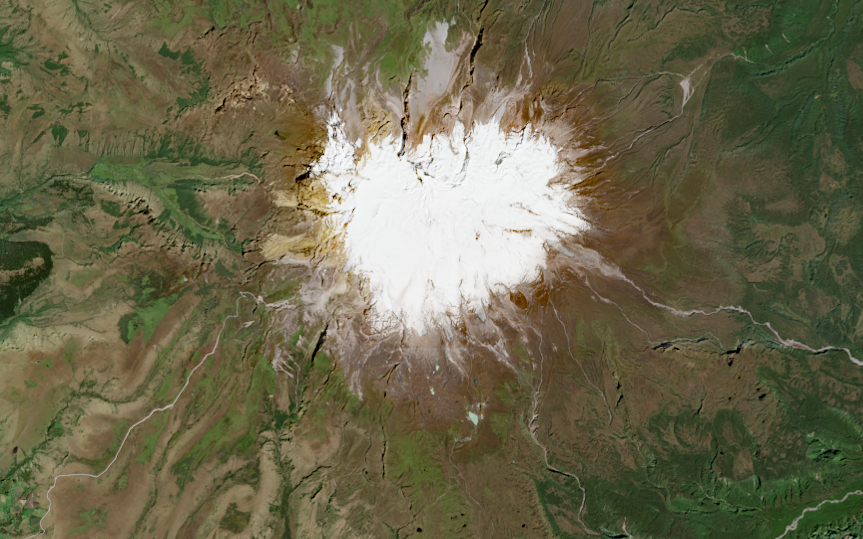
#> input picture Semana3/Data/cayambe.tif, 863 x 539 px, given as the content of the folder H:/MaestriaUIDE/final_1/Data_1, which was not available
$ jupyter execute TareaFinalMetodo1.ipynb   (older library calls are emulated)   (text cells are left out)
#> lines starting #> are read from the running program, lines starting #| are printed output that depends on the picture; after the words box and inside, x2 and y2 are one past the last pixel; in counts of white or black regions, pixels touching at a corner belong together; pictures that were not available may be replaced by others from this repository, and a replacement may not be noted
[cell 1]
# ============================================================
# IMPORTACIÓN DE LIBRERÍAS
# ============================================================

import os
import time
import csv
import cv2
import numpy as np
from glob import glob
import matplotlib.pyplot as plt

[cell 2]
# Directorio de imágenes de entrenamiento
TRAIN_DIR = r"H:\MaestriaUIDE\final_1\Data_1"

# Directorio de imágenes de prueba
TEST_DIR  = r"H:\MaestriaUIDE\final_1\Data"

# Carpeta donde se guardarán los resultados
OUT_DIR   = r"H:\MaestriaUIDE\final_1\out_kmeans_metodo1"

[cell 3]
K = 4                # Número de clusters que se usarán en K-means
ROI_SCALE = 0.5      # Escala para reducir tamaño en watershed (acelera proceso)

MAX_SAMPLES = 500_000   # Máximo total de píxeles para entrenar
PER_IMAGE_CAP = 8_000   # Máximo número de píxeles por imagen
SEED = 42               # Semilla para reproducibilidad

[cell 4]
KMEANS_ATTEMPTS = 3   # Número de veces que se ejecuta K-means
KMEANS_MAXITER = 40   # Máximo número de iteraciones
KMEANS_EPS = 0.5      # Criterio de convergencia

[cell 5]
SHOW_EXAMPLES = 2  # Número de imágenes de ejemplo a mostrar
os.makedirs(OUT_DIR, exist_ok=True)  # Crear carpeta si no existe

[cell 6]
def list_imgs(folder):
    # Busca imágenes con diferentes extensiones
    return sorted(
        glob(os.path.join(folder, "*.tif")) +
        glob(os.path.join(folder, "*.tiff")) +
        glob(os.path.join(folder, "*.png")) +
        glob(os.path.join(folder, "*.jpg")) +
        glob(os.path.join(folder, "*.jpeg"))
    )

[cell 7]
def to_uint8_gray(img):
    if img is None:
        return None

    # Si la imagen es a color la convierte a escala de grises
    if len(img.shape) == 3:
        img = cv2.cvtColor(img, cv2.COLOR_BGR2GRAY)

    # Si no es uint8 la normaliza al rango [0,255]
    if img.dtype != np.uint8:
        img = cv2.normalize(img, None, 0, 255, cv2.NORM_MINMAX).astype(np.uint8)

    return img

[cell 8]
#Imagen ROI
def roi_mask_seq_method1(img_in, scale=0.5):
    img = to_uint8_gray(img_in)
    if img is None:
        return None

    H, W = img.shape
    # Downscale (acelera muchísimo distTransform + watershed)
    sW = max(64, int(W * scale))
    sH = max(64, int(H * scale))
    small = cv2.resize(img, (sW, sH), interpolation=cv2.INTER_AREA)

    blur = cv2.GaussianBlur(small, (5, 5), 0)

    # Gradiente Sobel
    sobelx = cv2.Sobel(blur, cv2.CV_32F, 1, 0, ksize=3)
    sobely = cv2.Sobel(blur, cv2.CV_32F, 0, 1, ksize=3)
    gradient = cv2.magnitude(sobelx, sobely)
    gradient = cv2.convertScaleAbs(gradient)

    # Otsu
    _, binary = cv2.threshold(gradient, 0, 255, cv2.THRESH_BINARY + cv2.THRESH_OTSU)

    # Morfología (como en tu notebook)
    kernel = cv2.getStructuringElement(cv2.MORPH_ELLIPSE, (5, 5))
    mask_morph = cv2.morphologyEx(binary, cv2.MORPH_CLOSE, kernel)

    opening2 = cv2.morphologyEx(mask_morph, cv2.MORPH_OPEN, kernel, iterations=1)

    # Dist transform + sure fg
    dist_transform = cv2.distanceTransform(opening2, cv2.DIST_L2, 5)
    if dist_transform.max() == 0:
        # máscara vacía
        mask_small = np.zeros_like(opening2, dtype=np.uint8)
    else:
        _, sure_fg = cv2.threshold(dist_transform, 0.7 * dist_transform.max(), 255, 0)
        sure_fg = np.uint8(sure_fg)

        # Marcadores
        _, markers = cv2.connectedComponents(sure_fg)
        markers = markers + 1

        # Watershed requiere 3 canales
        img_color = cv2.cvtColor(small, cv2.COLOR_GRAY2BGR)
        markers = cv2.watershed(img_color, markers)

        mask_small = np.zeros_like(small, dtype=np.uint8)
        mask_small[markers > 1] = 255

    # Quedarse con el componente más grande (para evitar “puntitos”)
    num_labels, labels, stats, _ = cv2.connectedComponentsWithStats(mask_small, 8)
    if num_labels > 1:
        largest = 1 + np.argmax(stats[1:, cv2.CC_STAT_AREA])
        clean = np.zeros_like(mask_small)
        clean[labels == largest] = 255
        mask_small = clean

    # Upscale a tamaño original
    mask = cv2.resize(mask_small, (W, H), interpolation=cv2.INTER_NEAREST)

    # Un cierre suave final para asegurar solidez
    k2 = cv2.getStructuringElement(cv2.MORPH_ELLIPSE, (15, 15))
    mask = cv2.morphologyEx(mask, cv2.MORPH_CLOSE, k2, iterations=1)

    return mask

#MUESTREO PIXELES ROI
def collect_roi_pixels_stream(train_paths, max_samples, per_image_cap, seed=42):
#> called with max_samples = 500000, per_image_cap = 8000, seed = 42
    rng = np.random.default_rng(seed)
    samples = []
    total = 0

    for p in train_paths:
        img = cv2.imread(p, cv2.IMREAD_GRAYSCALE)
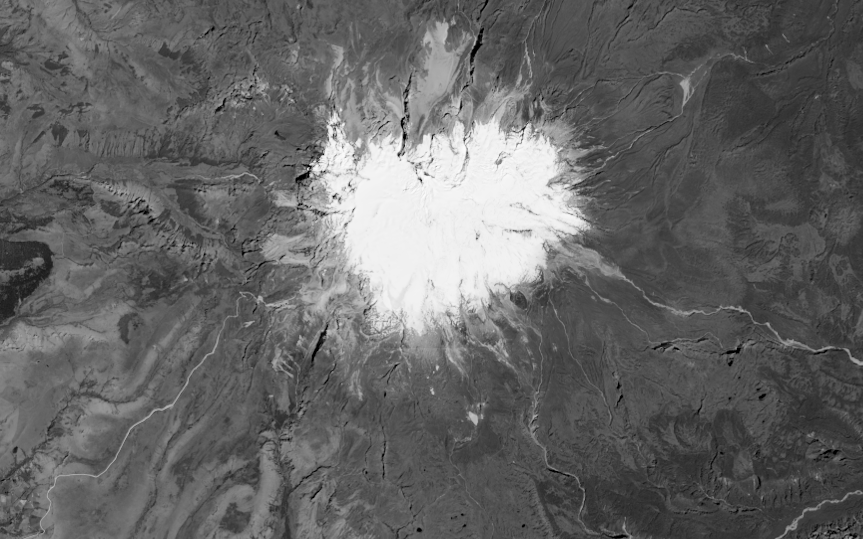
#> img: shape (539, 863); min 0, max 252, mean 100.8
        if img is None:
            continue

        m = roi_mask_seq_method1(img, ROI_SCALE)
#> in roi_mask_seq_method1, `sobelx = cv2.Sobel(blur, cv2.CV_32F, 1, 0, ksize=3)`:
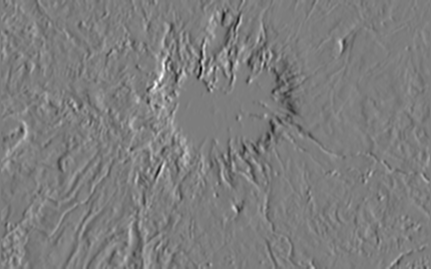
#> sobelx: shape (269, 431) float32; min -309, max 317, mean -0.5; drawn with min black and max white
#> in roi_mask_seq_method1, `sobely = cv2.Sobel(blur, cv2.CV_32F, 0, 1, ksize=3)`:
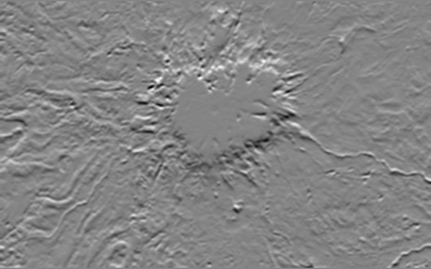
#> sobely: shape (269, 431) float32; min -239, max 221, mean 0.1; drawn with min black and max white
#> in roi_mask_seq_method1, `gradient = cv2.convertScaleAbs(gradient)`:
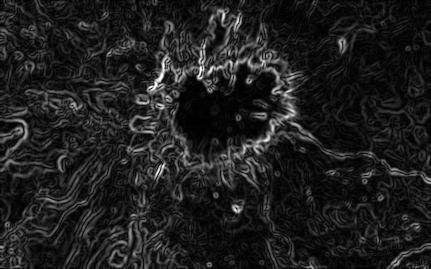
#> gradient: shape (269, 431); min 0, max 255, mean 30.9
#> in roi_mask_seq_method1, `_, binary = cv2.threshold(gradient, 0, 255, cv2.THRESH_BINARY + cv2.TH..`:
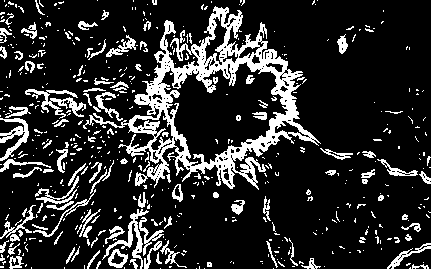
#> binary: shape (269, 431); 17.2% white; 528 white regions (421 under 20 px), largest, box (x1, y1, x2, y2) and area: (83, 6, 321, 190) 9266, (25, 89, 86, 119) 576, (102, 209, 149, 269) 517
#> in roi_mask_seq_method1, `mask_morph = cv2.morphologyEx(binary, cv2.MORPH_CLOSE, kernel)`: mask_morph: shape (269, 431); 24.1% white; 237 white regions (171 under 20 px), largest, box (x1, y1, x2, y2) and area: (0, 6, 321, 190) 16423, (0, 160, 114, 269) 2489, (102, 192, 187, 269) 2355
#> in roi_mask_seq_method1, `opening2 = cv2.morphologyEx(mask_morph, cv2.MORPH_OPEN, kernel, iterat..`: opening2: shape (269, 431); 20.5% white; 88 white regions (14 under 20 px), largest, box (x1, y1, x2, y2) and area: (118, 7, 318, 188) 12207, (104, 193, 176, 269) 2000, (35, 162, 103, 216) 976
#> in roi_mask_seq_method1, `dist_transform = cv2.distanceTransform(opening2, cv2.DIST_L2, 5)`:
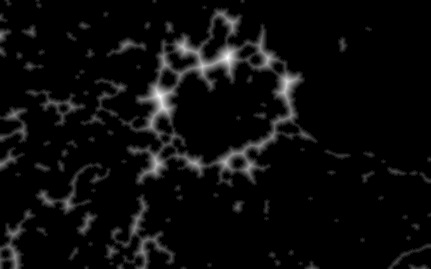
#> dist_transform: shape (269, 431) float32; min 0, max 13.98, mean 0.624; drawn with min black and max white
#> in roi_mask_seq_method1, `_, sure_fg = cv2.threshold(dist_transform, 0.7 * dist_transform.max(),..`: sure_fg: shape (269, 431) float32; 0.23% white; 8 white regions (5 under 20 px), largest, box (x1, y1, x2, y2) and area: (155, 89, 167, 110) 123, (220, 52, 232, 64) 85, (285, 79, 291, 90) 32
#> in roi_mask_seq_method1, `_, markers = cv2.connectedComponents(sure_fg)`: markers: shape (269, 431) int32; 9 distinct labels, from 0 to 8
#> in roi_mask_seq_method1, `markers = markers + 1`:
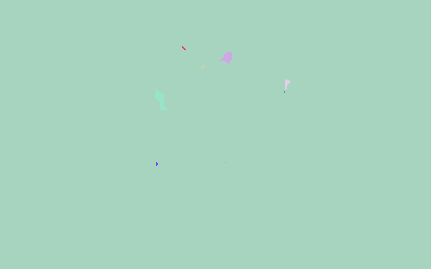
#> markers: shape (269, 431) int32; 9 distinct labels, from 1 to 9; one colour per label, 0 black
#> in roi_mask_seq_method1, `markers = cv2.watershed(img_color, markers)`:
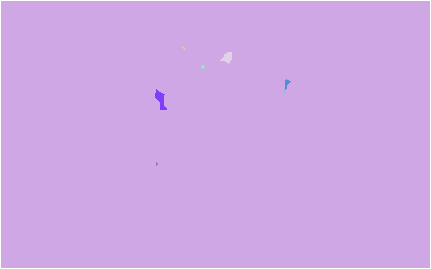
#> markers: shape (269, 431) int32; 10 distinct labels, from -1 to 9; one colour per label, 0 black, -1 white
#> in roi_mask_seq_method1, `mask = cv2.resize(mask_small, (W, H), interpolation=cv2.INTER_NEAREST)`:
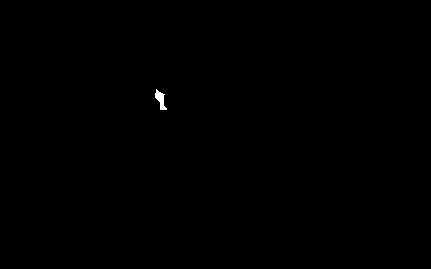
#> mask_small: shape (269, 431); 0.11% white; 1 white region, box (x1, y1, x2, y2) and area: (155, 89, 167, 110) 123
#> m: shape (539, 863); 0.11% white; 1 white region, box (x1, y1, x2, y2) and area: (311, 179, 335, 221) 511
        if m is None:
            continue

        vals = img[m > 0].astype(np.float32)
#> vals = 511 values, max 241 at index 454, min 22 at index 412, mean 169.1
        if vals.size == 0:
            continue

        take = min(per_image_cap, vals.size, max_samples - total)
#> take = 511
        if take <= 0:
            break

        idx = rng.choice(vals.size, size=take, replace=False)
        samples.append(vals[idx])
        total += take
#> total = 511

        if total >= max_samples:
            break

    if total == 0:
        raise ValueError("No se obtuvieron píxeles ROI. Revisa si mask_seq está quedando vacía.")

    return np.concatenate(samples).reshape(-1, 1)

[cell 9]
def train_kmeans_1d(pixels, k):

    # Definir criterios de parada del algoritmo
    criteria = (
        cv2.TERM_CRITERIA_EPS + cv2.TERM_CRITERIA_MAX_ITER,
        KMEANS_MAXITER,
        KMEANS_EPS
    )

    # Ejecutar K-means
    compactness, labels, centers = cv2.kmeans(
        pixels, k, None, criteria,
        KMEANS_ATTEMPTS,
        cv2.KMEANS_PP_CENTERS
    )

    labels = labels.flatten()
    centers = centers.flatten()

    # Calcular estadísticas de cada cluster
    stats = []
    for i in range(k):
        v = pixels[labels == i]
        if v.size == 0:
            continue
        stats.append((i, float(centers[i]), float(v.min()), float(v.max())))

    # Ordenar clusters por intensidad
    stats.sort(key=lambda x: x[1])

    return float(compactness), centers.astype(np.float32), stats

def assign_clusters_roi(img_gray, mask, centers):
    out = np.zeros_like(img_gray, dtype=np.uint8)
    ys, xs = np.where(mask > 0)
    if len(xs) == 0:
        return out

    vals = img_gray[ys, xs].astype(np.float32)
    d = np.abs(vals.reshape(-1, 1) - centers.reshape(1, -1))
    lab = np.argmin(d, axis=1).astype(np.uint8)

    scale = max(1, int(255 / (len(centers) + 1)))
    out[ys, xs] = (lab + 1) * scale
    return out

[cell 10]
train_paths = list_imgs(TRAIN_DIR)
test_paths  = list_imgs(TEST_DIR)

print("Train images:", len(train_paths))
print("Test images :", len(test_paths))

[cell 11]
t0 = time.time()
print("\n[1/4] Muestreando pixeles ROI...")

pixels = collect_roi_pixels_stream(
    train_paths,
    MAX_SAMPLES,
    PER_IMAGE_CAP,
    SEED
)
#> pixels = 511 values, max 241 at index 244, min 22 at index 323, mean 169.1

print("Pixeles ROI usados:", pixels.shape[0])
#| Pixeles ROI usados: 511
print("Tiempo sampling:", round(time.time() - t0, 2), "s")

[cell 12]
t1 = time.time()
print("\n[2/4] Entrenando K-means...")

compactness, centers, stats = train_kmeans_1d(pixels, K)
#> in train_kmeans_1d, `compactness, labels, centers = cv2.kmeans( pixels, k, None, criteria, ..`: compactness = 77012.4; labels = 511 values, max 3 at index 2, min 0 at index 1, mean 0.994; centers = [148.8, 180.7, 82.72, 218]
#> after the loop in train_kmeans_1d, `for i in range(k):`: stats = [(0, 148.8, 116, 164), (1, 180.7, 165, 199), (2, 82.72, 22, 115), (3, 218, 200, 241)]
#> compactness = 77012.4; centers = [148.8, 180.7, 82.72, 218]; stats = [(2, 82.72, 22, 115), (0, 148.8, 116, 164), (1, 180.7, 165, 199), (3, 218, 200, 241)]

print("Compactness:", round(compactness, 2))
#| Compactness: 77012.41
print("Tiempo entrenamiento:", round(time.time() - t1, 2), "s")

[cell 13]
print("\nCluster | Center | Min | Max")
print("-" * 30)
for cid, c, mn, mx in stats:
    print(f"{cid:<7} | {c:>6.2f} | {mn:>3.0f} | {mx:>3.0f}")
#> this loop made 4 passes
#| 2       |  82.72 |  22 | 115
#| 0       | 148.80 | 116 | 164
#| 1       | 180.68 | 165 | 199
#| 3       | 218.01 | 200 | 241

[cell 14]
# Exportar CSV
csv_path = os.path.join(OUT_DIR, f"clusters_maskseq_K{K}.csv")
with open(csv_path, "w", newline="", encoding="utf-8") as f:
    w = csv.writer(f)
    w.writerow(["cluster_id", "center", "min", "max"])
    for cid, c, mn, mx in stats:
        w.writerow([cid, round(c, 3), round(mn, 3), round(mx, 3)])
print("\n[3/4] CSV guardado:", csv_path)

t2 = time.time()
print("\n[4/4] Aplicando centros al TEST (solo ROI mask_seq) y guardando...")
shown = 0
for p in test_paths:
    img = cv2.imread(p, cv2.IMREAD_GRAYSCALE)
    if img is None:
        continue

    mask = roi_mask_seq_method1(img, ROI_SCALE)
    roi_only = cv2.bitwise_and(img, img, mask=mask)
    clusters_map = assign_clusters_roi(img, mask, centers)
#> in assign_clusters_roi, `ys, xs = np.where(mask > 0)`: ys = 511 values from 179 to 220; xs = 511 values, max 334 at index 468, min 311 at index 50, mean 321.8
#> in assign_clusters_roi, `d = np.abs(vals.reshape(-1, 1) - centers.reshape(1, -1))`: d = 511 rows, first 6: [11.8, 43.68, 54.28, 81.01], [32.8, 64.68, 33.28, 102], [18.2, 13.68, 84.28, 51.01], [1.2, 30.68, 67.28, 68.01], [17.2, 14.68, 83.28, 52.01], [28.2, 3.68, 94.28, 41.01]
#> in assign_clusters_roi, `lab = np.argmin(d, axis=1).astype(np.uint8)`: lab = 511 values, max 3 at index 64, min 0 at index 0, mean 0.994
#> in assign_clusters_roi, `scale = max(1, int(255 / (len(centers) + 1)))`: scale = 51

    base = os.path.splitext(os.path.basename(p))[0]
    cv2.imwrite(os.path.join(OUT_DIR, f"{base}_roi.png"), roi_only)
    cv2.imwrite(os.path.join(OUT_DIR, f"{base}_clusters_K{K}.png"), clusters_map)

    if shown < SHOW_EXAMPLES:
        shown += 1

        plt.figure(figsize=(14,8))

        # Imagen original
        plt.subplot(2,3,1)
        plt.imshow(img, cmap="gray")
        plt.title("Imagen Original")
        plt.axis("off")

        # Máscara ROI
        plt.subplot(2,3,2)
        plt.imshow(mask, cmap="gray")
        plt.title("Máscara ROI")
        plt.axis("off")

        # ROI aplicado
        plt.subplot(2,3,3)
        plt.imshow(roi_only, cmap="gray")
        plt.title("Imagen con ROI")
        plt.axis("off")

        # Clusters
        plt.subplot(2,3,4)
        plt.imshow(clusters_map, cmap="nipy_spectral")
        plt.title(f"Clusters (K={K})")
        plt.axis("off")

        # Histograma ROI
        roi_vals = img[mask > 0]
#> roi_vals has the same summary as vals in collect_roi_pixels_stream
        plt.subplot(2,3,5)
        plt.hist(roi_vals.flatten(), bins=50)
        plt.title("Histograma Intensidades ROI")

        # Centros sobre histograma
        for c in centers:
            plt.axvline(c, linestyle="--")
#> this loop made 4 passes
#> c on passes 1 to 4: 148.8, 180.7, 82.72, 218

        # Centros ordenados
        plt.subplot(2,3,6)
        plt.plot(np.sort(centers), marker="o")
        plt.title("Centros K-means")

        plt.tight_layout()
        plt.show()
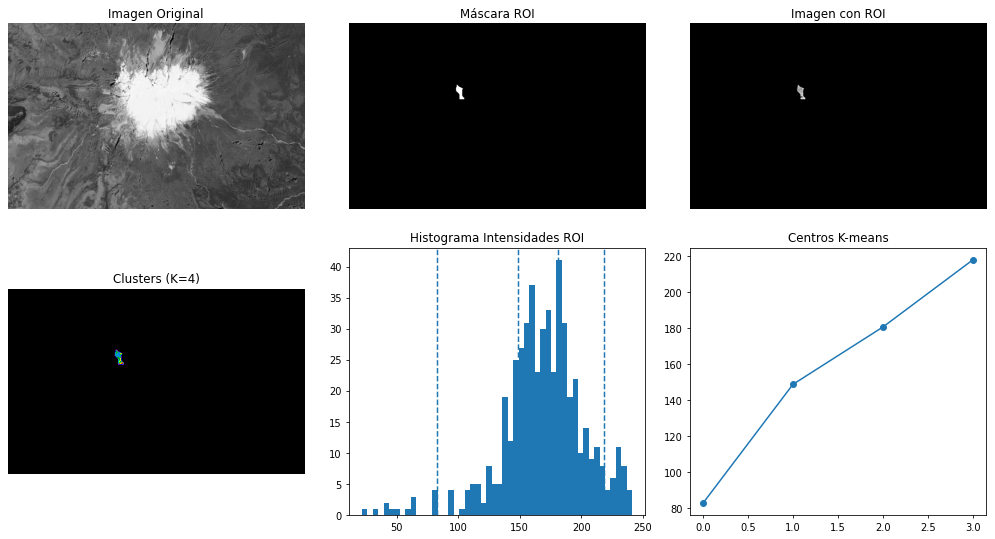
#> figure drawn by matplotlib, 6 panels; panel 5: tallest bar 41 high, from x = 179.7 to 184.1

print("  Tiempo aplicar test:", round(time.time() - t2, 2), "s")
print("\n✅ Terminado. Resultados en:", OUT_DIR)
print("Tiempo total:", round(time.time() - t0, 2), "s")
